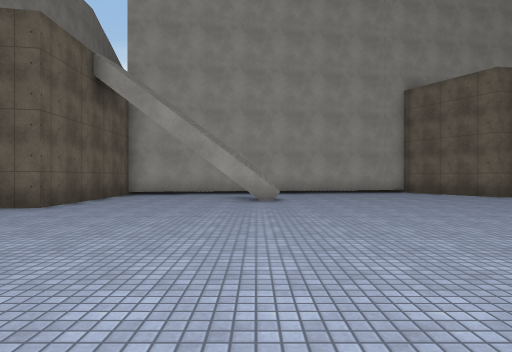
view 1 (above)

22 first-person views from a walk through a Unity game level. The camera is 1.3 m above the floor, looks level and sees 75° across. The floor is counted in squares, 2 m on a side. Each view is taken from the middle of a square. On the plan, view 1 faces up. The plan holds only what a view shows up to about 10 squares ahead; the rest is blank. The place goes on beyond the plan. The player is left out. Surface patterns are stand-ins for the level's own textures.

view 2
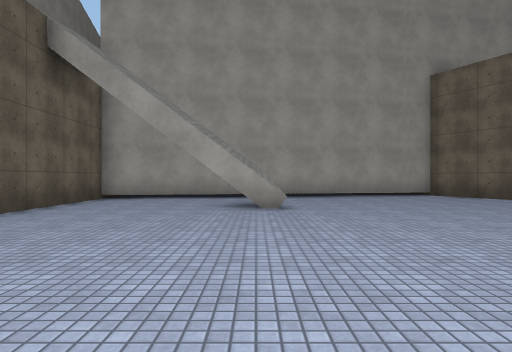

view 3
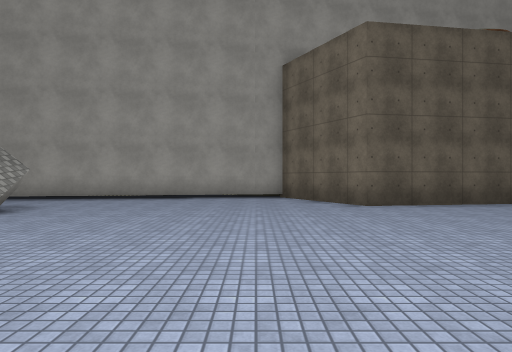

view 4
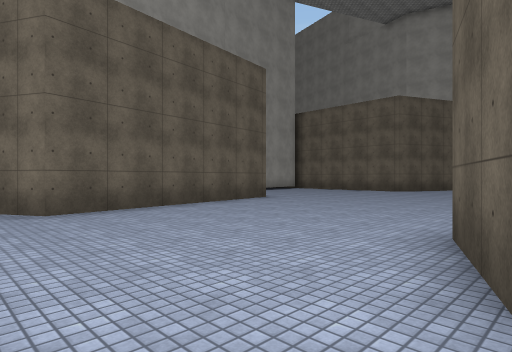

view 5
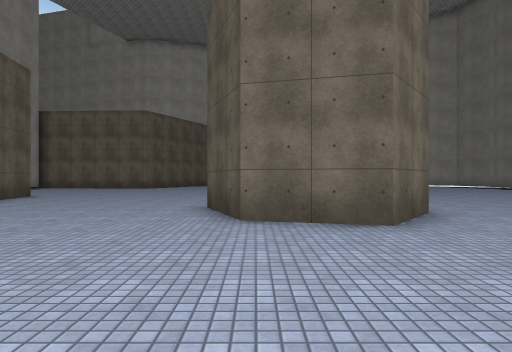

view 6
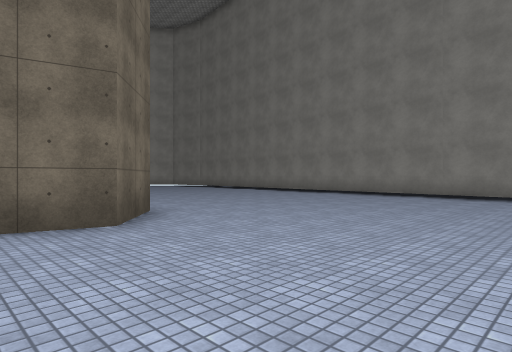

view 7
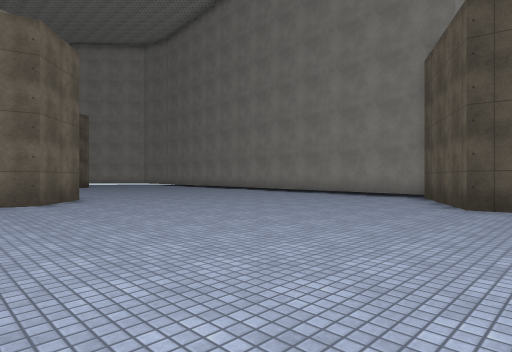

view 8
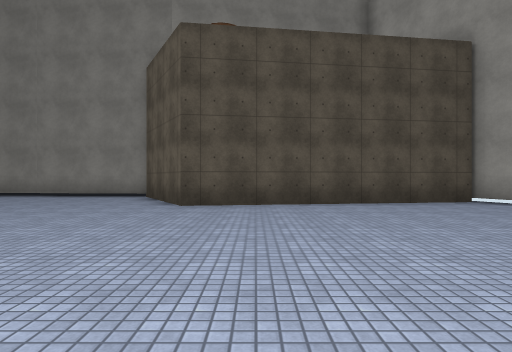

view 9
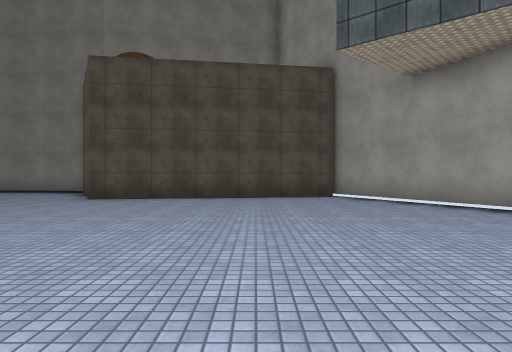

view 10
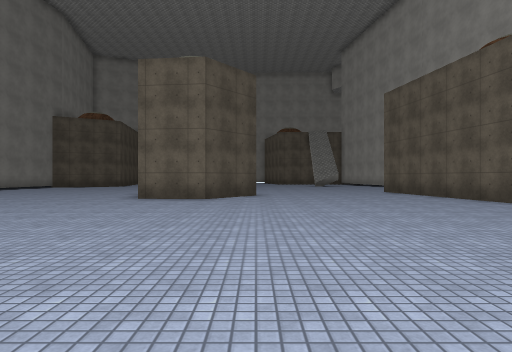

view 11
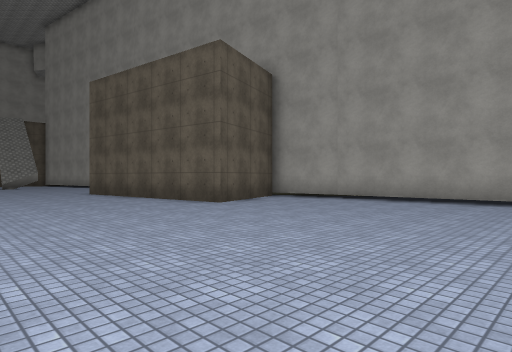

view 12
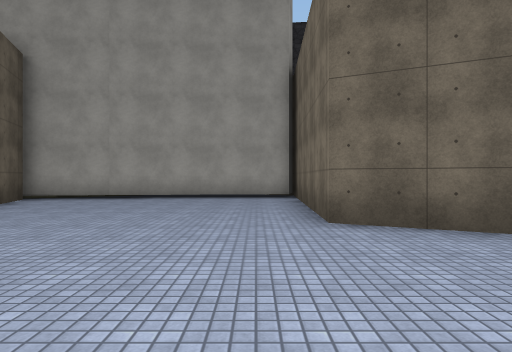

view 13
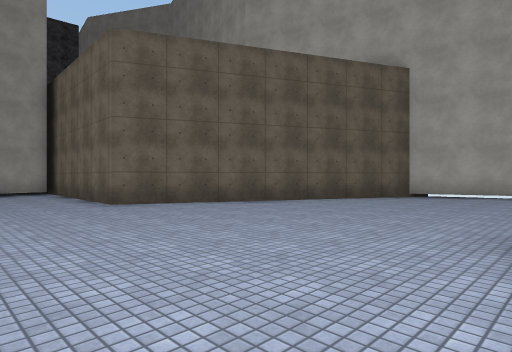

view 14
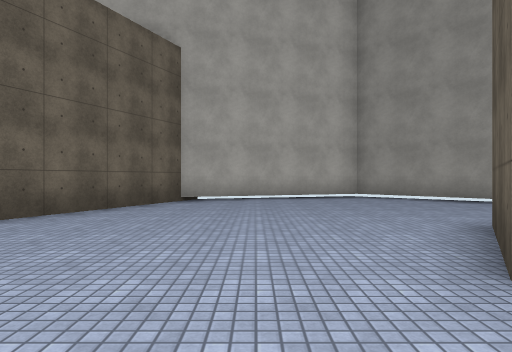

view 15
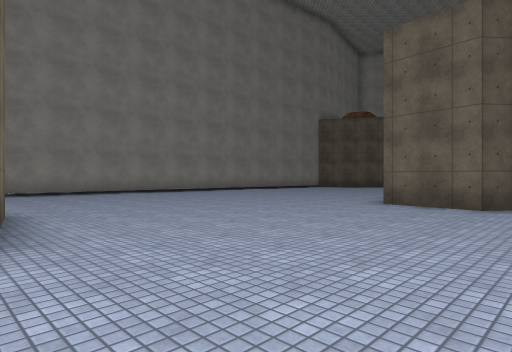

view 16
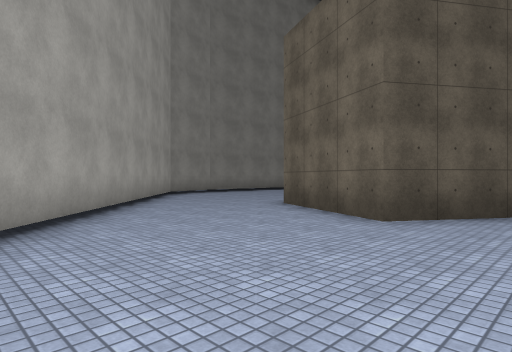

view 17
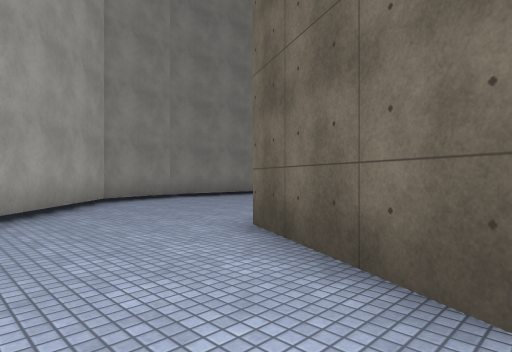

view 18
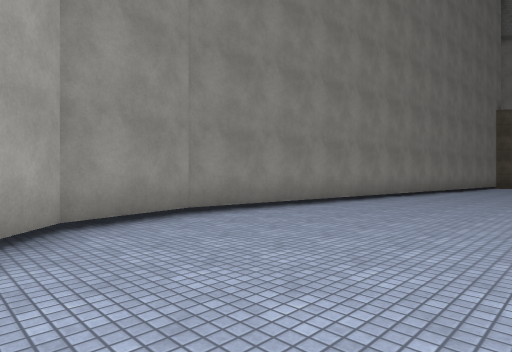

view 19
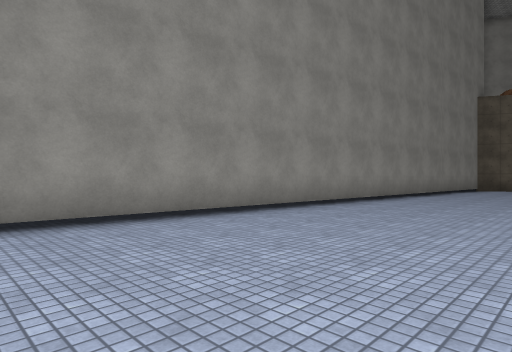

view 20
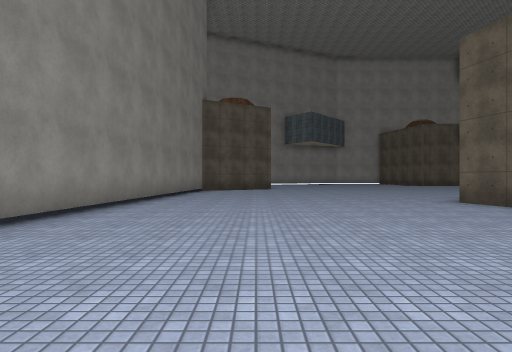

view 21
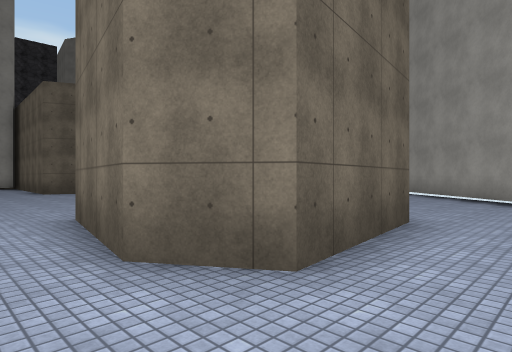

view 22
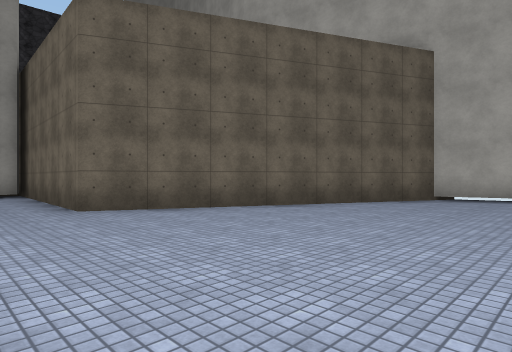

### Floor plan
Points are (right, up) in squares from view 1. A wall is a line through its corners. A room is listed if a view was taken in it or the views show most of it. See-through windows are left out.
Room 1 (views 1, 2, 3, 4, 5, 6, 7, 8, 9, 10, 11, 12, 13, 14, 15, 16, 17, 18, 19, 20, 21, 22)
walls: (10.1, 1.3) (8.8, 1) (7.3, 2.2) (7.9, 4.2) (9.9, 5); (11, 4.1) (11.6, 3.6) (11.4, 1.6); (4.3, -6.5) (19.7, -7.9) (21.9, -7.4) (28.5, 0); (21.1, 2.4) (23.3, 0.9) (21.9, -2.2) (18.8, -2.6) (18.1, -1.5) (18.6, 1.4); (0.6, 8.6) (-1.1, 8.8); (5, 13) (-4.4, 11.5) (-4.4, 6.8) (-5.2, 6.6); (-0.2, 10.2) (0.5, 8.9); (-8.5, 0.1) (-6.5, -4.3) (0.6, -3.3) (2.4, -6.4) (2.8, -6.4); (28.4, 3.9) (27.7, 6) (20, 9.6) (20.2, 15.1) (12.5, 14.4) (13.6, 11.2) (7.4, 10.2) (5.9, 13)

Where each view was taken, in squares from view 1:
view 1: 0 up, 0 right, facing up
view 2: 2 up, 0 right, facing up
view 3: 3 up, 5 right, facing up
view 4: 4 up, 6 right, facing up-right
view 5: 4 up, 3 right, facing right
view 6: 4 up, 3 right, facing down-right
view 7: 4 up, 1 left, facing down-right
view 8: 4 up, 1 left, facing down
view 9: 6 up, 4 left, facing down
view 10: 5 up, 21 right, facing left
view 11: 6 up, 20 right, facing up-left
view 12: 5 up, 19 right, facing up
view 13: 2 up, 17 right, facing up-right
view 14: 4 up, 19 right, facing right
view 15: 5 up, 19 right, facing down-left
view 16: 3 up, 28 right, facing down-left
view 17: 1 up, 25 right, facing down-left
view 18: 3 down, 23 right, facing down-left
view 19: 3 down, 19 right, facing down-left
view 20: 4 down, 17 right, facing left
view 21: 4 down, 17 right, facing up-right
view 22: 3 up, 18 right, facing up-right
